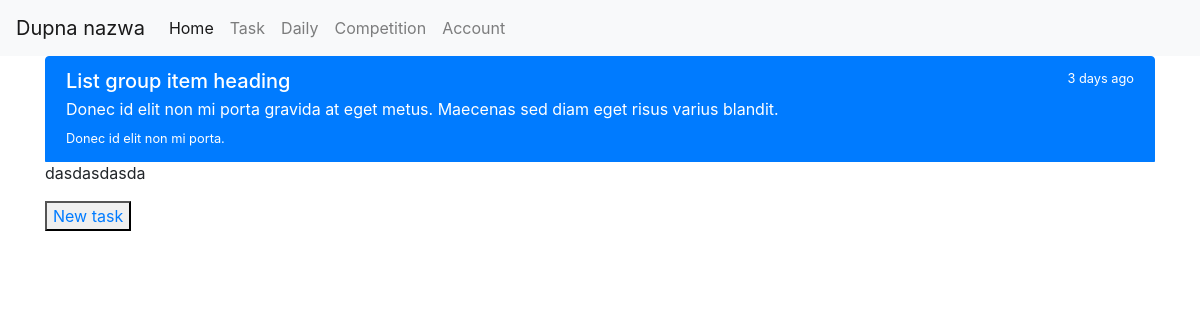
Page /task/ on the earlier database version.
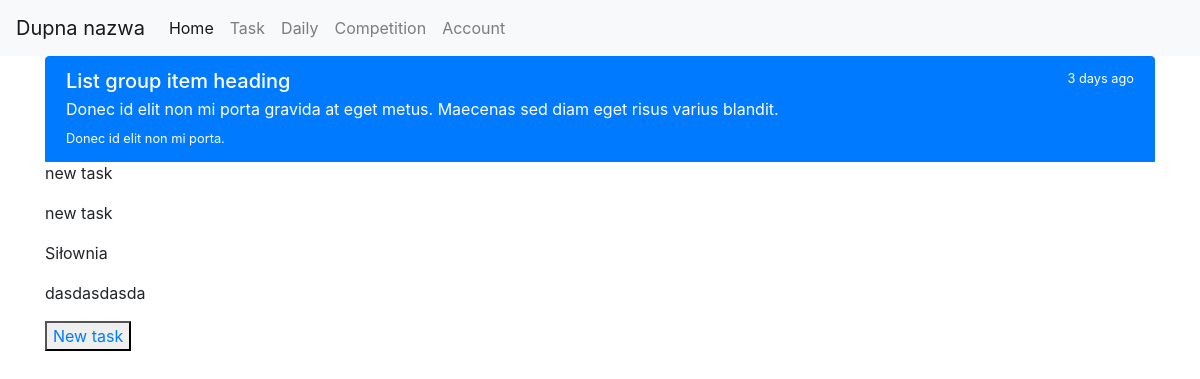
Same page on the later database version.
### api/models.py (models this page shows)
class Task(models.Model):
    name = models.CharField(max_length=30)
    description = models.TextField()
    total_times = models.IntegerField()
    startDate = models.DateField(default=timezone.now)
    endDate = models.DateField()
    type = models.IntegerField(None)
    status = models.BooleanField(None)

### api/views.py (the view)
# urls.py: path('task/', views.task, name='api_task'),
def task(request):
    user_id = 1
    list_task = get_all_tasks_by_id(user_id)
    for ele in list_task:
        print(ele.name)
    return render(request, 'api/task.html', {'tasks': list_task})

### api/dbAccess.py (called while the page is built)
def getTaskUsersByUserId(user_id):
    return TaskUser.objects.filter(id_user_id=user_id)

def get_all_tasks_by_id(user_id):
    task_users = getTaskUsersByUserId(user_id)
    tasks = []
    for task_user in task_users:
        tasks.append(Task.objects.get(id=task_user.id_task_id))
    return tasks

### api/templates/api/task.html
{% extends "api/base.html" %}
{% block content %}
<div class="list-group">
    <a href="#" class="list-group-item list-group-item-action flex-column align-items-start active">
        <div class="d-flex w-100 justify-content-between">
          <h5 class="mb-1">List group item heading</h5>
          <small>3 days ago</small>
        </div>
        <p class="mb-1">Donec id elit non mi porta gravida at eget metus. Maecenas sed diam eget risus varius blandit.</p>
        <small>Donec id elit non mi porta.</small>
    </a>
    {% for task in tasks %}
        <p>{{ task.name }}</p>
    {% endfor %}
    <p>dasdasdasda</p>
</div>
    <div>
        <button><a href="{% url 'api_new_task' %}">New task</a></button>
    </div>
{% endblock content %}

### api/templates/api/base.html (shortened to what this page needs)
<!DOCTYPE html>
<html lang="en">
<head>
    <link rel="stylesheet" href="https://stackpath.bootstrapcdn.com/bootstrap/4.3.1/css/bootstrap.min.css">
</head>
<body>
<nav class="navbar navbar-expand-lg navbar-light bg-light">
  <a class="navbar-brand" href="#">Dupna nazwa</a>
  <div class="collapse navbar-collapse" id="navbarNavAltMarkup">
    <div class="navbar-nav">
      <a class="nav-item nav-link active" href="{% url 'api_task' %}">Home<span class="sr-only">(current)</span></a>
      <a class="nav-item nav-link" href="{% url 'api_task' %}">Task</a>
      <a class="nav-item nav-link" href="{% url 'api_daily' %}">Daily</a>
      <a class="nav-item nav-link" href="{% url 'api_competition' %}">Competition</a>
      <a class="nav-item nav-link" href="{% url 'api_account' %}">Account</a>
    </div>
  </div>
</nav>
<div class="container">
    {% block content %}{% endblock %}
</div>
</body>
</html>

Differences in the rows shown:
added Task: name "new task"
added Task: name "new task"
added Task: name "Siłownia"
